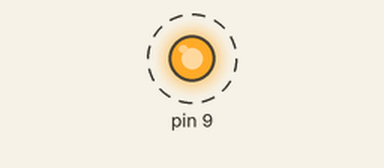
Recording of a sketch running on a simulated Arduino Nano, built with avr-gcc and run on an emulated ATmega328P. Parts: output pins drawn as LEDs (lit = HIGH). Dashed ring = blinking. What the sketch prints to the serial monitor is not drawn.

Above: at 0.1 s.
Timing chart, 0 to 3.0 s (numbered marks = the images above):
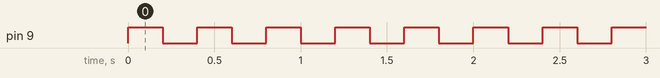

Measured:
- by itself, pin 9: alternates HIGH for 0.20 s and LOW for 0.20 s

The sketch:

MovuinoNRF52nano-IO.ino
```cpp
/*
 * 0 or A0 -> P0.31 digital ok analog ok PWM ok
 * 1 or A1 -> P0.30 digital ok analog ok PWM ok
 * 2 or A2 -> P0.29 battery monitor A2 OK
 * 3 or A3 -> P0.28 digital ok analog ok PWM ok
 * 4 or A4 -> P0.02 digital ok analog ok PWM ok
 * 5 or A5 -> P0.03 digital ok analog ok PWM ok
 * 6 or A6 -> P0.04 digital ok analog ok PWM ok
 * 7 or A7 -> P0.05 digital ok analog ok PWM ok
 * 8 -> P0.23 digital ok PWM ok
 * 9 -> P0.22 digital ok PWM ok
 * 10 ->  P0.8 digital ok PWM ok
 * 11 or RED_LED ->  P0.25 digital ok PWM ok
 * 12 ->  P0.26 digital ok PWM ok
 * 13 ->  P0.27  Vibration  PWM ok
 *
 * 20 -> P0.24 INTerrupt MPU
 * 21 -> P0.20 Blue led digital ok NO PWM -> TODO change those pins for pwm pins
 * 22 -> P0.19 Green led digital ok NO PWM -> TODO change those pins for pwm pins
 *
 *
 */

// the setup function runs once when you press reset or power the board
void setup() {
  // initialize digital pin LED_BUILTIN as an output.
  pinMode(9, OUTPUT);
  //pinMode(12, OUTPUT);
  Serial.begin(115200);
}

// the loop function runs over and over again forever
void loop() {
  digitalWrite(9, HIGH);   // turn the LED on (HIGH is the voltage level)
  //int val=analogRead(A6);
  //digitalWrite(12, HIGH);
  delay(200);                       // wait for a second
  digitalWrite(9, LOW);    // turn the LED off by making the voltage LOW
  //digitalWrite(12, LOW);
  delay(200);                       // wait for a second
  Serial.println("I am groot !");
  //Serial.println(val);
}
```
